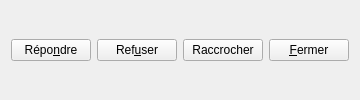
<ui version="4.0" >
 <class>layoutWidget</class>
 <widget class="QWidget" name="layoutWidget" >
  <property name="geometry" >
   <rect>
    <x>0</x>
    <y>0</y>
   </rect>
  </property>
  <layout class="QVBoxLayout" >
   <item>
    <layout class="QHBoxLayout" >
     <item>
      <widget class="QPushButton" name="answer" >
       <property name="text" >
        <string>Répo&amp;ndre</string>
       </property>
      </widget>
     </item>
     <item>
      <widget class="QPushButton" name="refuse" >
       <property name="text" >
        <string>Ref&amp;user</string>
       </property>
      </widget>
     </item>
     <item>
      <widget class="QPushButton" name="hangup" >
       <property name="text" >
        <string>Raccrocher</string>
       </property>
      </widget>
     </item>
     <item>
      <widget class="QPushButton" name="close" >
       <property name="text" >
        <string>&amp;Fermer</string>
       </property>
      </widget>
     </item>
    </layout>
   </item>
  </layout>
 </widget>
 <resources/>
 <connections/>
</ui>
